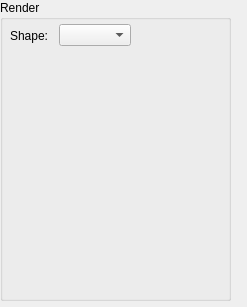
<?xml version="1.0" encoding="UTF-8"?>
<ui version="4.0">
 <class>GRenderWidget</class>
 <widget class="QWidget" name="GRenderWidget">
  <property name="geometry">
   <rect>
    <x>0</x>
    <y>0</y>
    <width>247</width>
    <height>307</height>
   </rect>
  </property>
  <property name="windowTitle">
   <string>Form</string>
  </property>
  <widget class="QGroupBox" name="groupBox">
   <property name="geometry">
    <rect>
     <x>0</x>
     <y>0</y>
     <width>231</width>
     <height>301</height>
    </rect>
   </property>
   <property name="minimumSize">
    <size>
     <width>131</width>
     <height>101</height>
    </size>
   </property>
   <property name="title">
    <string>Render</string>
   </property>
   <widget class="QWidget" name="layoutWidget">
    <property name="geometry">
     <rect>
      <x>10</x>
      <y>20</y>
      <width>121</width>
      <height>31</height>
     </rect>
    </property>
    <layout class="QHBoxLayout" name="horizontalLayoutShape">
     <property name="bottomMargin">
      <number>0</number>
     </property>
     <item>
      <widget class="QLabel" name="label">
       <property name="text">
        <string>Shape:</string>
       </property>
      </widget>
     </item>
     <item>
      <widget class="QComboBox" name="Shapebox"/>
     </item>
    </layout>
   </widget>
  </widget>
 </widget>
 <resources/>
 <connections/>
</ui>
